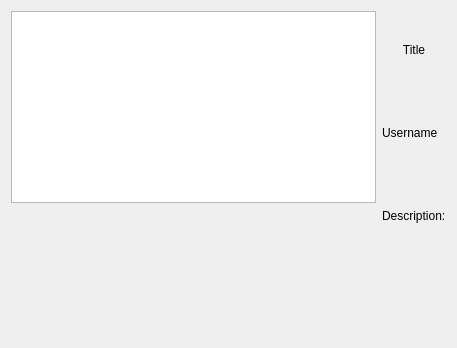
<?xml version="1.0" encoding="UTF-8"?>
<ui version="4.0">
 <class>MultimediaItem</class>
 <widget class="QWidget" name="MultimediaItem">
  <property name="geometry">
   <rect>
    <x>0</x>
    <y>0</y>
    <width>457</width>
    <height>348</height>
   </rect>
  </property>
  <property name="windowTitle">
   <string>Form</string>
  </property>
  <layout class="QHBoxLayout" name="horizontalLayout_2">
   <item>
    <layout class="QVBoxLayout" name="verticalLayout">
     <item>
      <widget class="QGraphicsView" name="mediaView"/>
     </item>
     <item>
      <spacer name="verticalSpacer">
       <property name="orientation">
        <enum>Qt::Vertical</enum>
       </property>
       <property name="sizeHint" stdset="0">
        <size>
         <width>20</width>
         <height>40</height>
        </size>
       </property>
      </spacer>
     </item>
    </layout>
   </item>
   <item>
    <layout class="QGridLayout" name="gridLayout">
     <item row="0" column="0" colspan="2">
      <widget class="QLabel" name="title">
       <property name="text">
        <string>Title</string>
       </property>
       <property name="alignment">
        <set>Qt::AlignCenter</set>
       </property>
      </widget>
     </item>
     <item row="1" column="0" colspan="2">
      <widget class="QLabel" name="username">
       <property name="text">
        <string>Username</string>
       </property>
      </widget>
     </item>
     <item row="2" column="0" colspan="2">
      <widget class="QLabel" name="label_2">
       <property name="text">
        <string>Description:</string>
       </property>
      </widget>
     </item>
     <item row="3" column="0" colspan="2">
      <widget class="QLabel" name="description">
       <property name="text">
        <string/>
       </property>
      </widget>
     </item>
    </layout>
   </item>
  </layout>
 </widget>
 <resources/>
 <connections/>
</ui>
